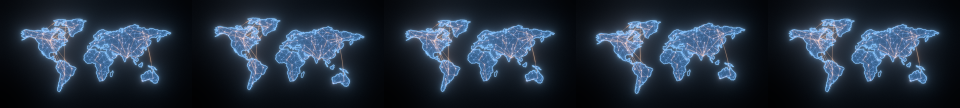
#> input picture deliverables/contact-sheets/FibreWorldMap_HoldLoop_sheet.png, 1920 x 216 px, given in place of FibreWorldMap_HoldLoop_sheet.png_f0.png, which was not available (shown at 1/2 size)
$ python look1-check.py ../../deliverables/contact-sheets/FibreWorldMap_HoldLoop_sheet.png
#> lines starting #> are read from the running program, lines starting #| are printed output that depends on the picture; pictures that were not available may be replaced by others from this repository, and a replacement may not be noted
#!/usr/bin/env python3
"""Step 7, look 1: triangle brightness per frame (pulse) and triangle vs rest of frame."""
import sys
from pathlib import Path
import numpy as np
from PIL import Image
OUT = Path(__file__).resolve().parent.parent / "out" / "verify"
for c in sys.argv[1:]:
    vals = []
    for n in [0, 150, 300, 450, 599]:
        a = np.asarray(Image.open(OUT / f"{c}_f{n}.png").convert("RGB")).astype(float)
        R, G, B = a[..., 0], a[..., 1], a[..., 2]
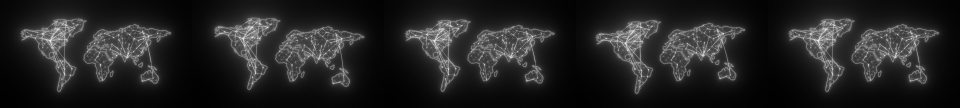
#> R: shape (216, 1920) float64 (shown at 1/2 size); min 1, max 255, mean 35.7
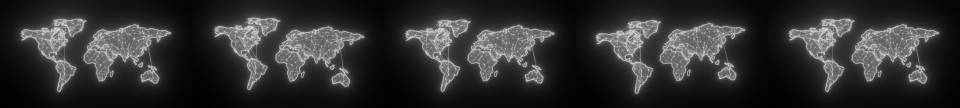
#> G: shape (216, 1920) float64 (shown at 1/2 size); min 1, max 235, mean 48.3
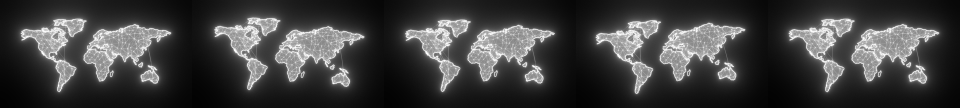
#> B: shape (216, 1920) float64 (shown at 1/2 size); min 2, max 255, mean 63.6
        lum = 0.2126 * R + 0.7152 * G + 0.0722 * B
        warm = (R > B * 1.6) & (R > 90)                 # warm triangle hue (red or amber), not the blue/teal board
#> warm: shape (216, 1920) bool; every value is 0
        tri = np.zeros_like(warm); tri[150:560, 600:1320] = True
        w = warm & tri
        tri_energy = (R + G + B)[w].sum() / 1e6       # total triangle light
#> tri_energy = 0
        tri_peak = np.percentile(lum[w], 99) if w.any() else 0
#> tri_peak = 0
        rest = lum.copy(); rest[150:780, 600:1320] = 0
#> after `rest[150:780, 600:1320] = 0`:
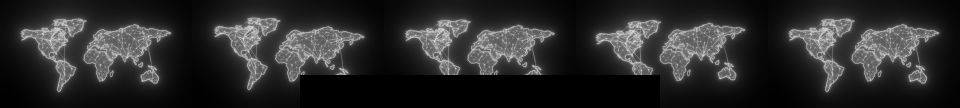
#> rest: shape (216, 1920) float64 (shown at 1/2 size); min 0, max 238.3, mean 44.2
        box = lum[150:560, 600:1320]
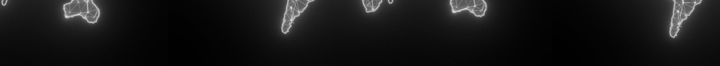
#> box: shape (66, 720) float64; min 1.07, max 225, mean 22.2
        vals.append(tri_energy)
        print(f"{c} f{n}: triangle light {tri_energy:.2f}M, triangle-box max luma {box.max():.0f} (p99.5 {np.percentile(box, 99.5):.0f}), rest-of-frame max {rest.max():.0f} (p99.9 {np.percentile(rest, 99.9):.0f})")
#| ../../deliverables/contact-sheets/FibreWorldMap_HoldLoop_sheet.png f0: triangle light 0.00M, triangle-box max luma 225 (p99.5 178), rest-of-frame max 238 (p99.9 215)
#> (the run stopped early here; a loop or call above may not have finished)
